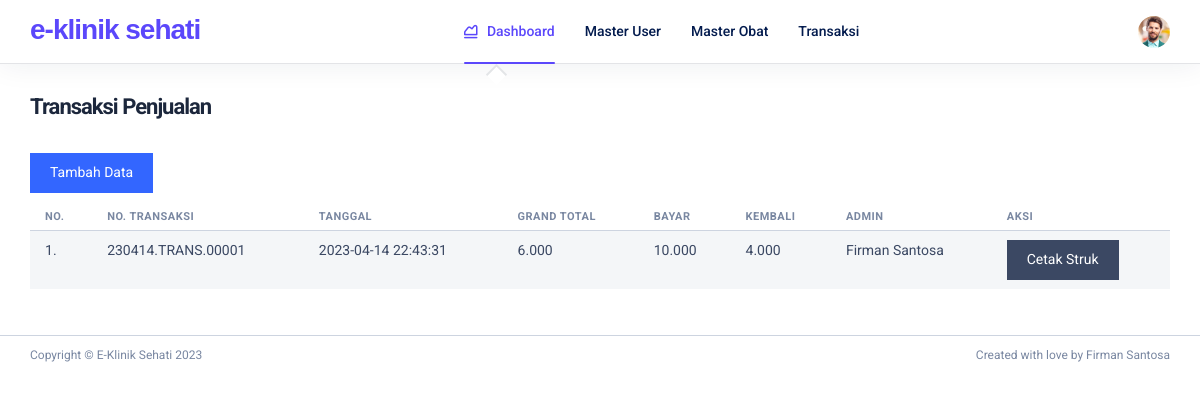
/menu.php?mod=transaksi (signed in), run on the app's committed database.
### tables this page shows
CREATE TABLE `transaksi` (
  `no_transaksi` varchar(35) NOT NULL,
  `tgl_transaksi` timestamp NOT NULL DEFAULT current_timestamp(),
  `grandtotal` double NOT NULL,
  `bayar` double NOT NULL,
  `kembali` double NOT NULL,
  `id_pengguna` int(11) NOT NULL,
  PRIMARY KEY (`no_transaksi`)
);

CREATE TABLE `pengguna` (
  `id_pengguna` int(11) NOT NULL AUTO_INCREMENT,
  `nm_pengguna` varchar(200) NOT NULL,
  `username` varchar(255) NOT NULL,
  `password` varchar(255) DEFAULT NULL,
  PRIMARY KEY (`id_pengguna`)
);

### config.php (called while the page is built, shortened)
<?php
    function identitas($data){
        if($data == "nama"){
            return "E-Klinik Sehati";
        }else if($data == "author"){
            return "Firman Santosa";
        }
    }
	function rupiah($angka){
		$hasil_rupiah = number_format($angka, 0, ',', '.');
		return $hasil_rupiah;
	}
?>

### modul/transaksi/data.php (the view, shortened to what this page needs)
<div class="az-dashboard-one-title">
    <div>
         <h2 class="az-dashboard-title">Transaksi Penjualan</h2>
    </div>
</div>
<a href="menu.php?mod=add-transaksi" class="btn btn-primary mb-3">Tambah Data</a>
<table class="table table-hover table-striped">
	<thead>
		<tr>
			<th>NO.</th>
			<th>No. Transaksi</th>
			<th>Tanggal</th>
			<th>Grand Total</th>
			<th>Bayar</th>
			<th>Kembali</th>
			<th>Admin</th>
			<th>Aksi</th>
		</tr>
	</thead>
	<tbody>
		<?php
			$sdata	= mysqli_query($konek,"SELECT a.*, b.nm_pengguna FROM transaksi a, pengguna b WHERE a.id_pengguna = b.id_pengguna");
			$nourut	= 1;
			while($ddata = mysqli_fetch_array($sdata)){
				echo"
					<tr>
						<td>".$nourut.".</td>
						<td>".$ddata['no_transaksi']."</td>
						<td>".$ddata['tgl_transaksi']."</td>
						<td>".rupiah($ddata['grandtotal'])."</td>
						<td>".rupiah($ddata['bayar'])."</td>
						<td>".rupiah($ddata['kembali'])."</td>
						<td>".$ddata['nm_pengguna']."</td>
						<td>
							<a href='pdf.php?id=".$ddata['no_transaksi']."' class='btn btn-dark'>Cetak Struk</a>
						</td>
					</tr>
				";
				$nourut++;
			}
		?>
	</tbody>
</table>

### menu.php (shortened to what this page needs)
<?php
    require("config.php");
    if(empty($sesid)){
      header("Location: index.php");
    }else{
?>
<!DOCTYPE html>
<html lang="en">
  <head>
    <link href="lib/fontawesome-free/css/all.min.css" rel="stylesheet">
    <link href="lib/ionicons/css/ionicons.min.css" rel="stylesheet">
    <link href="lib/typicons.font/typicons.css" rel="stylesheet">
    <link href="lib/flag-icon-css/css/flag-icon.min.css" rel="stylesheet">
    <link rel="stylesheet" href="css/azia.css">
  </head>
  <body>
    <?php
        include"inc/header.php";
    ?>
    <div class="az-content az-content-dashboard">
      <div class="container">
        <div class="az-content-body">
          <?php
            $modul  = trim(@$_GET['mod']);
            if(empty($modul) || $modul == "dashboard"){
              include"modul/dashboard.php";
            }else if($modul == "user"){
				include"modul/user.php";
            }else if($modul == "add-user"){
				include"modul/add_user.php";
            }else if($modul == "gantipass"){
				include"modul/gantipass.php";
            }else if($modul == "obat"){
				include"modul/obat/data.php";
            }else if($modul == "add-obat"){
				include"modul/obat/add.php";
            }else if($modul == "add-transaksi"){
				include"modul/transaksi/add.php";
            }else if($modul == "transaksi"){
				include"modul/transaksi/data.php";
            }else{
              echo"<div class='alert alert-danger'>Halaman tidak ditemukan.</div>";
            }
          ?>
        </div>
      </div>
    </div>
    <?php
        include"inc/footer.php";
    ?>
  </body>
</html>
<?php } ?>

### inc/header.php (shortened to what this page needs)
<div class="az-header">
      <div class="container">
        <div class="az-header-left">
          <a href="menu.php" class="az-logo"><span></span> <?= identitas('nama') ?></a>
        </div>
        <div class="az-header-menu">
          <ul class="nav">
            <li class="nav-item active show">
              <a href="menu.php" class="nav-link"><i class="typcn typcn-chart-area-outline"></i> Dashboard</a>
            </li>
            <li class="nav-item">
              <a href="menu.php?mod=user" class="nav-link">Master User</a>
            </li>
			<li class="nav-item">
              <a href="menu.php?mod=obat" class="nav-link">Master Obat</a>
            </li>
			<li class="nav-item">
              <a href="menu.php?mod=transaksi" class="nav-link">Transaksi</a>
            </li>
          </ul>
        </div>
        <div class="az-header-right">
          <div class="dropdown az-profile-menu">
            <a href="" class="az-img-user"><img src="img/faces/face1.jpg" alt=""></a>
          </div>
        </div>
      </div>
    </div>

### inc/footer.php
<div class="az-footer ht-40">
      <div class="container ht-100p pd-t-0-f">
        <span class="text-muted d-block text-center text-sm-left d-sm-inline-block">Copyright © <?= identitas('nama')." ".date('Y') ?></span>
        <span class="float-none float-sm-right d-block mt-1 mt-sm-0 text-center"> Created with love by <?= identitas('author') ?></span>
      </div>
    </div>

### data on the page
transaksi: no_transaksi "230414.TRANS.00001", tgl_transaksi "2023-04-14 22:43:31", grandtotal "6.000", bayar "10.000", kembali "4.000", id_pengguna.nm_pengguna "Firman Santosa"

### other printed values
identitas('nama') "e-klinik sehati"
identitas('nama') "E-Klinik Sehati"
identitas('author') "Firman Santosa"
